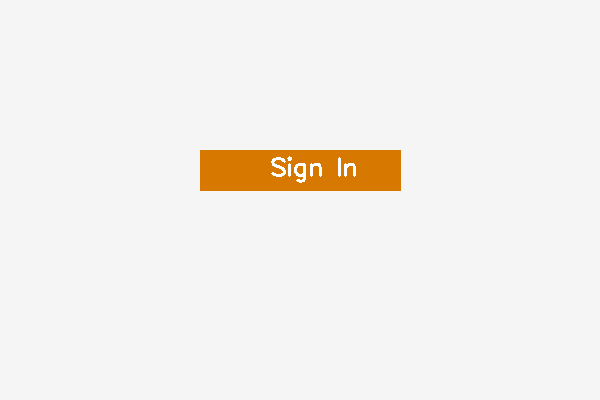
#> input picture test_login.png, 600 x 400 px
$ python -i advanced_ui_detector.py   (imports and definitions only)   (older library calls are emulated)
#> lines starting #> are read from the running program, lines starting #| are printed output that depends on the picture; after the words box and inside, x2 and y2 are one past the last pixel; in counts of white or black regions, pixels touching at a corner belong together
import cv2
import numpy as np
from typing import List, Dict, Tuple, Any, Optional
from dataclasses import dataclass
import logging
from sklearn.cluster import DBSCAN
import uuid

# Import modern UI patterns if available
try:
    from modern_ui_patterns import ModernUIPatterns
    MODERN_PATTERNS_AVAILABLE = True
except ImportError:
    MODERN_PATTERNS_AVAILABLE = False
    logging.warning("Modern UI patterns module not available")

@dataclass
class DetectedElement:
    """Enhanced detected UI element with confidence scores"""
    element_id: str
    element_type: str
    bbox: Tuple[int, int, int, int]  # x1, y1, x2, y2
    center: Tuple[int, int]
    size: Tuple[int, int]
    confidence: float
    detection_method: str
    visual_features: Dict[str, Any]


class ButtonDetector:
    """Specialized detector for button elements"""

    def __init__(self):
        self.button_templates = self._load_button_templates()

    # [175 lines left out: functions detect, _template_matching, _color_based_detection, _morphological_detection, _load_button_templates, not called in this run]


class FormDetector:
    """Specialized detector for form elements"""

    # [93 lines left out: functions detect, _detect_bordered_inputs, _detect_text_areas, not called in this run]


class LinkDetector:
    """Specialized detector for link elements"""

    # [93 lines left out: functions detect, _detect_underlined_text, _detect_blue_text, not called in this run]


class TextDetector:
    """Specialized detector for readable text elements"""

    # [40 lines left out: function detect, not called in this run]


class AdvancedUIDetector:
    """Advanced UI element detector using multiple specialized detectors"""

    # [257 lines left out: functions __init__, detect_elements, _non_maximum_suppression, _calculate_overlap, _refine_bounding_boxes, _calculate_precise_bbox and 1 more, not called in this run]

>>> import cv2
>>> picture = cv2.imread('../test_login.png')
#> picture is the input picture: shape (400, 600, 3); mean B, G, R 237.2, 241, 244.1
>>> result = ButtonDetector().detect(picture)
#> in _load_button_templates, `cv2.rectangle(rect_template, (5, 5), (115, 35), 255, 2)`:
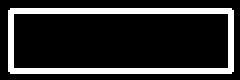
#> rect_template: shape (40, 120) (shown 2 times larger); 17.4% white; 1 white region, box (x1, y1, x2, y2) and area: (4, 4, 117, 37) 836
#> in _load_button_templates, `cv2.ellipse(rounded_template, (60, 20), (55, 15), 0, 0, 360, 255, 2)`:
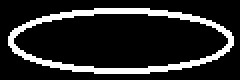
#> rounded_template: shape (40, 120) (shown 2 times larger); 15.1% white; 1 white region, box (x1, y1, x2, y2) and area: (4, 4, 117, 37) 724
#> in _load_button_templates, `cv2.rectangle(square_template, (3, 3), (27, 27), 255, 2)`:
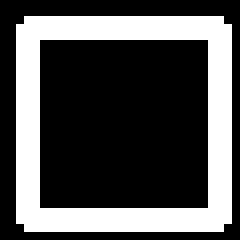
#> square_template: shape (30, 30) (shown 8 times larger); 31.6% white; 1 white region, box (x1, y1, x2, y2) and area: (2, 2, 29, 29) 284
#> in _template_matching, `gray = cv2.cvtColor(image, cv2.COLOR_BGR2GRAY)`:
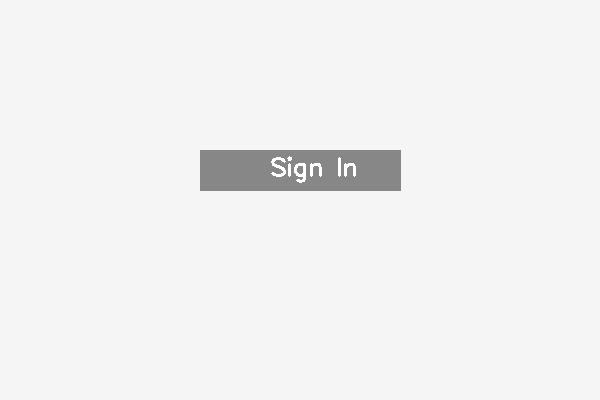
#> gray: shape (400, 600); min 135, max 255, mean 241.5
#> after the loop in _template_matching, `for template_name, template in self.button_templates.items():`: elements = []
#> in _color_based_detection, `hsv = cv2.cvtColor(image, cv2.COLOR_BGR2HSV)`: hsv: shape (400, 600, 3); mean H, S, V 0.5, 8.1, 244.1
#> the loop in _color_based_detection, `for i, (lower, upper) in enumerate(button_colors):` made 4 passes
#> pass 3, in _color_based_detection, `mask = cv2.morphologyEx(mask, cv2.MORPH_CLOSE, kernel)`:
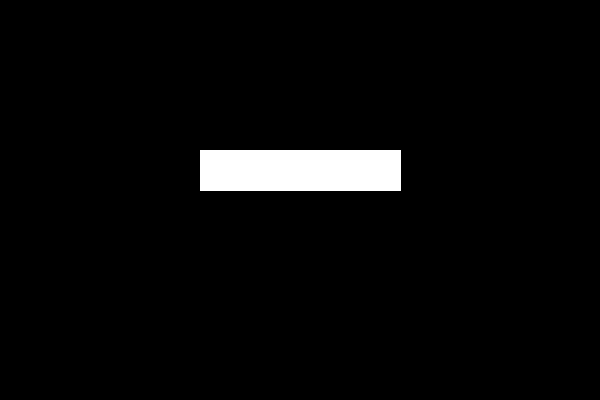
#> mask: shape (400, 600); 3.4% white; 1 white region, box (x1, y1, x2, y2) and area: (200, 150, 401, 191) 8241
#> after the loop in _color_based_detection, `for i, (lower, upper) in enumerate(button_colors):`: elements = 2 items
#> in _morphological_detection, `thresh = cv2.adaptiveThreshold(gray, 255, cv2.ADAPTIVE_THRESH_GAUSSIAN..`:
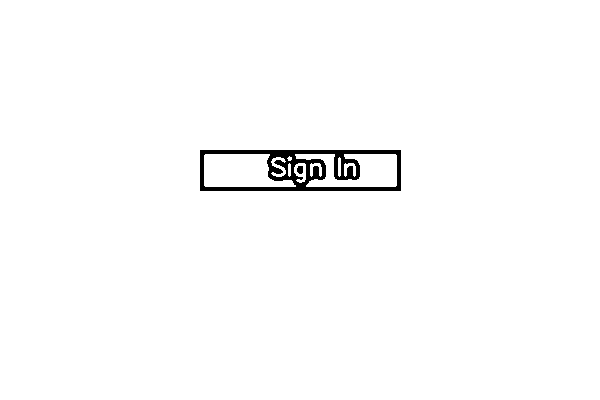
#> thresh: shape (400, 600); 98.6% white; 2 black regions, box (x1, y1, x2, y2) and area: (200, 150, 401, 191) 3242, (297, 166, 303, 174) 42
#> in _morphological_detection, `morphed = cv2.morphologyEx(thresh, cv2.MORPH_CLOSE, kernel)`:
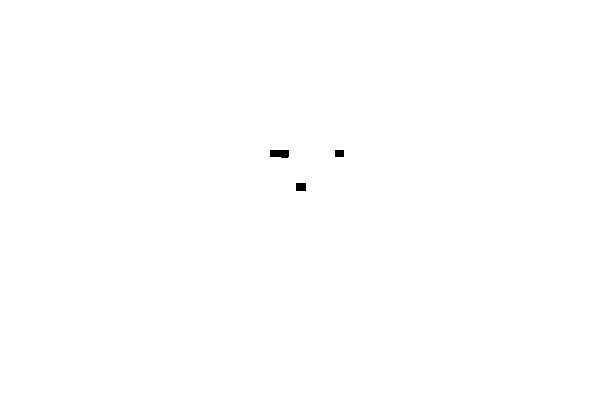
#> morphed: shape (400, 600); 99.9% white; 3 black regions, box (x1, y1, x2, y2) and area: (270, 150, 289, 158) 140, (296, 183, 306, 191) 80, (335, 150, 344, 157) 63
#> in _morphological_detection, `contours, _ = cv2.findContours(morphed, cv2.RETR_EXTERNAL, cv2.CHAIN_A..`: contours = [[[0, 0], [0, 399], [599, 399], [599, 0]]]
#> the loop in _morphological_detection, `for contour in contours:` made 1 pass
#> after the loop in _morphological_detection, `for contour in contours:`: elements = []
#> result = 2 items
